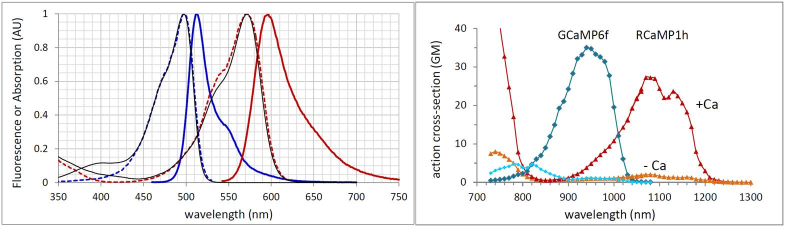
%> input picture gcamp_spectrum.jpg, 1569 x 453 px (shown at 1/2 size)
$ octave calculate_filters.m   (GNU Octave 9; MATLAB toolbox functions it lacks are replaced by stand-ins)
%> lines starting %> are read from the running program, lines starting %| are printed output that depends on the picture

% backl of envelope calculation for filter choices for simultaneous 2p and
% opto
%
% Dec 2017 jvoigts@mit.edu


% Three spectra to consider:
% GCamP
% mRuby/alexa
% JAWs


%% make Gcamp and Rcamp spectra
set(0,'DefaultFigureWindowStyle','docked');

I= imread('gcamp_spectrum.jpg');
%> I is the input picture: size 453x1569x3 uint8; mean R, G, B 241.3, 239.8, 240.6
figure(1); clf;
plot(350,0);
hold on;
image([282,1202],[-0.26,1.08],flipud(I));


wl=[300,350,450,480, 490,500,505,510,512,515,518,520,525,532,538,543,550,560,572,590,620,650,700,900];
a=[0,0,0,0.01,0.1,0.4,0.7,0.95,1,1,0.9,0.8,0.6,0.45,0.38,0.35,0.32,0.2,0.1,0.05,0.01,0.005,0,0];

plot(wl,a,'b-','LineWidth',2);

spectra(1).wl=wl;
spectra(1).a=a;
spectra(1).label='gcamp';


wl=[300,530,550,560,570,580,585,590,594,596,598,601,608,615,627,638,652,670,690,712,730,740,780,800,900];
a=[0,0,0.01,0.06,0.23,0.6,0.8,0.95,1,1,0.99,0.95,0.8,0.65,0.5,0.4,0.3,0.18,0.1,0.05,0.025,0.02,0.005,0,0];
plot(wl,a,'r-','LineWidth',2);
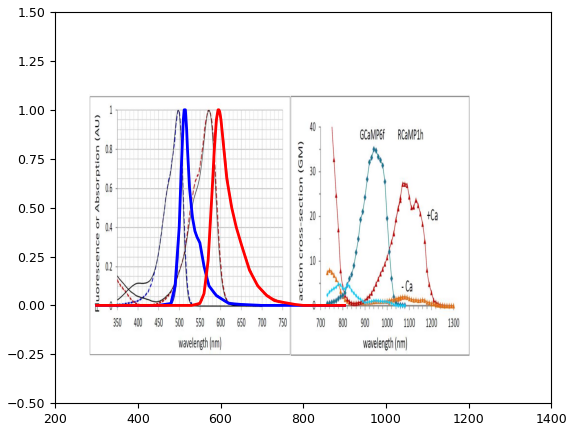
%> figure redrawn from the program's plot data

spectra(2).wl=wl;
spectra(2).a=a;
spectra(2).label='rcamp';

%% make JAWs spectrum
I= imread('jaws_spectrum.png');
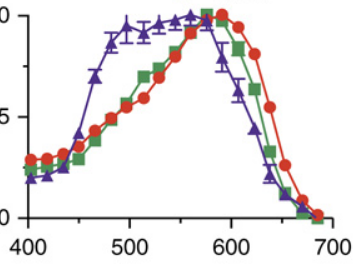
%> input picture jaws_spectrum.png, 364 x 266 px
%> I is the input picture: size 266x364x3 uint8; mean R, G, B 237.7, 234.3, 234.9
figure(1); clf;
plot(350,0);
hold on;
image([373,730],[-2.3,10.7],flipud(I));


wl=[300,350,400,430,460,480,495,515,530,545,560,580,590,605,615,630,645,660,670,680,690,700,900];
a=[0,2,2.7,3,4,5,5.5,6,7,8,9,9.9,10,9.5,8.7,7,4,2,1.1,0.5,0.2,0.1,0];


plot(wl,a,'r-','LineWidth',2);
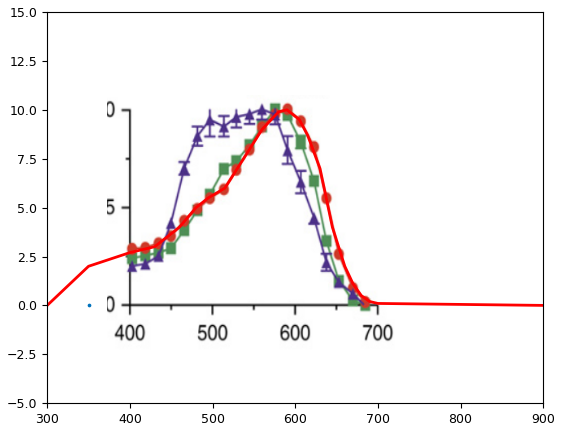
%> figure redrawn from the program's plot data
a=a./max(a);

spectra(3).wl=wl;
spectra(3).a=a;
spectra(3).label='jaws';

%% make MRuby spectrum
I= imread('mruby_spectrum.png');
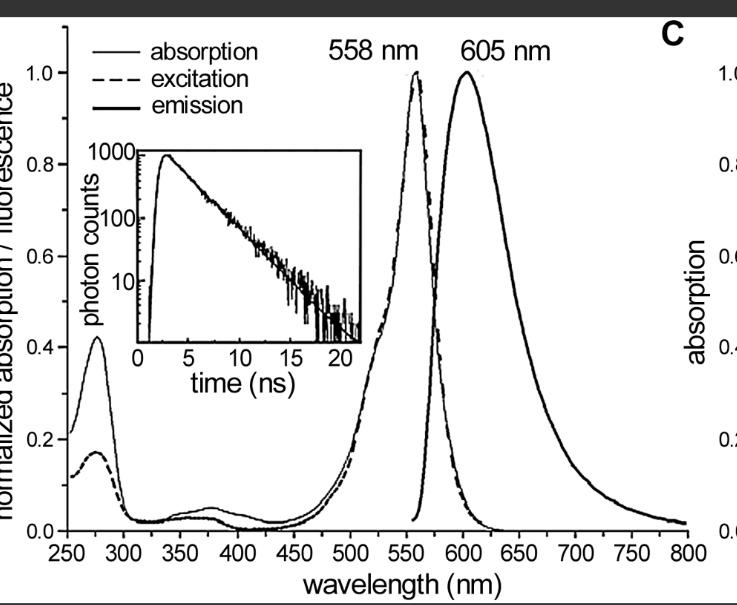
%> input picture mruby_spectrum.png, 737 x 605 px
%> I is the input picture: size 605x737x3 uint8; min 0, max 255, mean 231.4
figure(1); clf;
plot(350,0);
hold on;
image([193,840],[-.16,1.16],flipud(I));


wl=[300, 500, 550, 555,562 ,575, 585,590,595,600,605,609,612,620,630,640,655,667,683,700,720,740,755,800,900];
a=[0, 0, 0.01,0.02,0.05 ,0.5,0.82,0.92,0.98,1,1,0.98,0.96,0.87,0.75,0.6,0.4,0.3,0.2,0.13,0.08,0.05,0.04,0.01,0];


plot(wl,a,'r-','LineWidth',2);
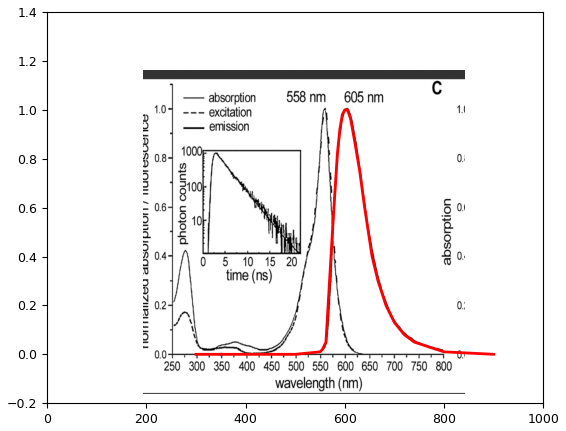
%> figure redrawn from the program's plot data
a=a./max(a);

spectra(4).wl=wl;
spectra(4).a=a;
spectra(4).label='jaws';

%% load LED spectra

M=csvread('M617L3-C_Data.csv');
leds(1).wl=M(:,1);
leds(1).a=M(:,2);
leds(1).label='M617L3';


M=csvread('M625L3-C_Data.csv');
leds(2).wl=M(:,1);
leds(2).a=M(:,2);
leds(2).label='M625L3';


leds(3).wl=linspace(0,800,800);
leds(3).a=normpdf(leds(3).wl,633,3);
leds(3).a=leds(3).a./max(leds(3).a);
leds(3).label='HL63163DG'; % thorlabs part # for 633 nm, 100 mW, Ø5.6 mm, G Pin Code, Laser Diode


%% load filter spectra
filternames={'BLP01-633R','FF01-575_59','FF01-612_SP','FF01-640_20','FF01-640_40','FF611-SDi01','FF614-SDi01','BSP01-633R','FF01-550_88','NF03-594E'};

figure(3); clf; hold on;
nrows=3;
for i=1:numel(filternames)
    subplot(nrows,ceil(numel(filternames)/nrows),i);

    filename = [filternames{i},'_Spectrum.txt'];
    delimiter = '\t';
    startRow = 5;
    formatSpec = '%f%f%[^\n\r]';
    fileID = fopen(filename,'r');
%> (the run ends here)
